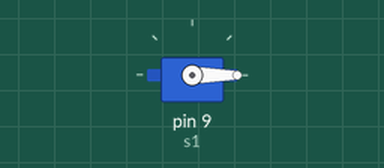
Simulated run of this sketch. Board: Arduino Uno, built with avr-gcc and run on an emulated ATmega328P. Shown: servo.

Above: at 0.1 s.
Timing chart, 0 to 1.6 s (numbered marks = the images above):
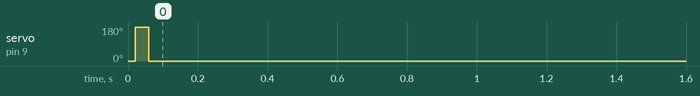

Measured:
- by itself, servo on pin 9 (s1): 0° → 180° at 0.02 s, → 0° 0.04 s later

The sketch:

Motiontest1.ino
```cpp
#include <Servo.h>

Servo s1;

void setup (){
s1.attach(9);
}

void loop(){
s1.write(180);
s1.write(0);
}
```
